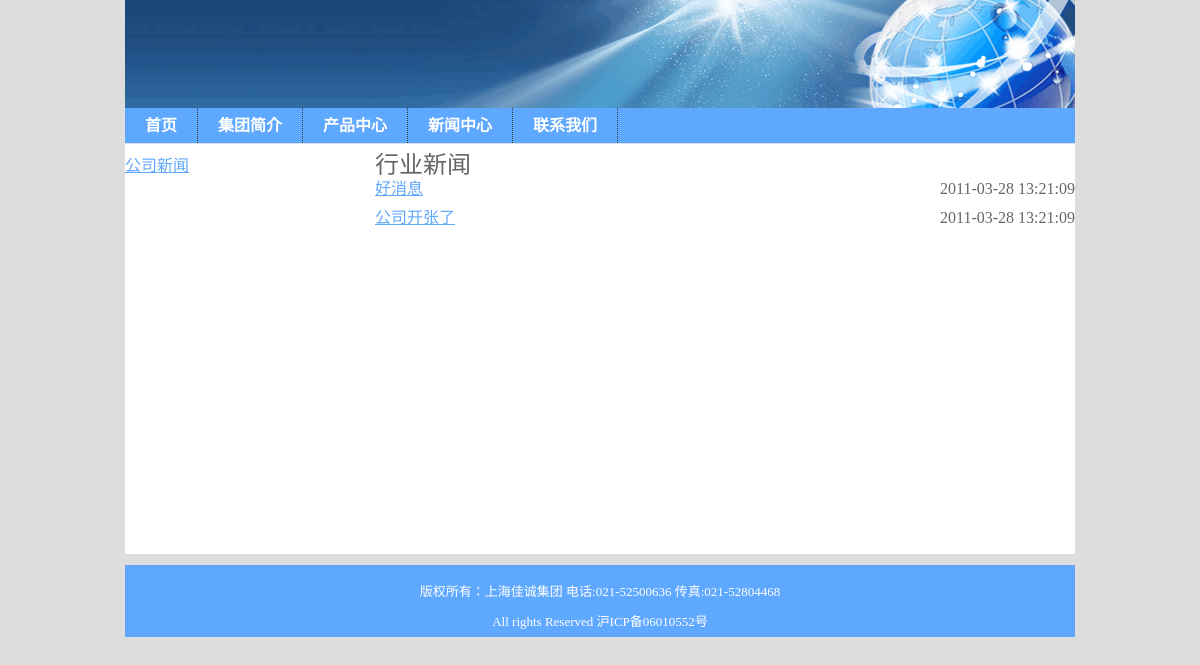
The app's page /index.php/news/industry, older data.
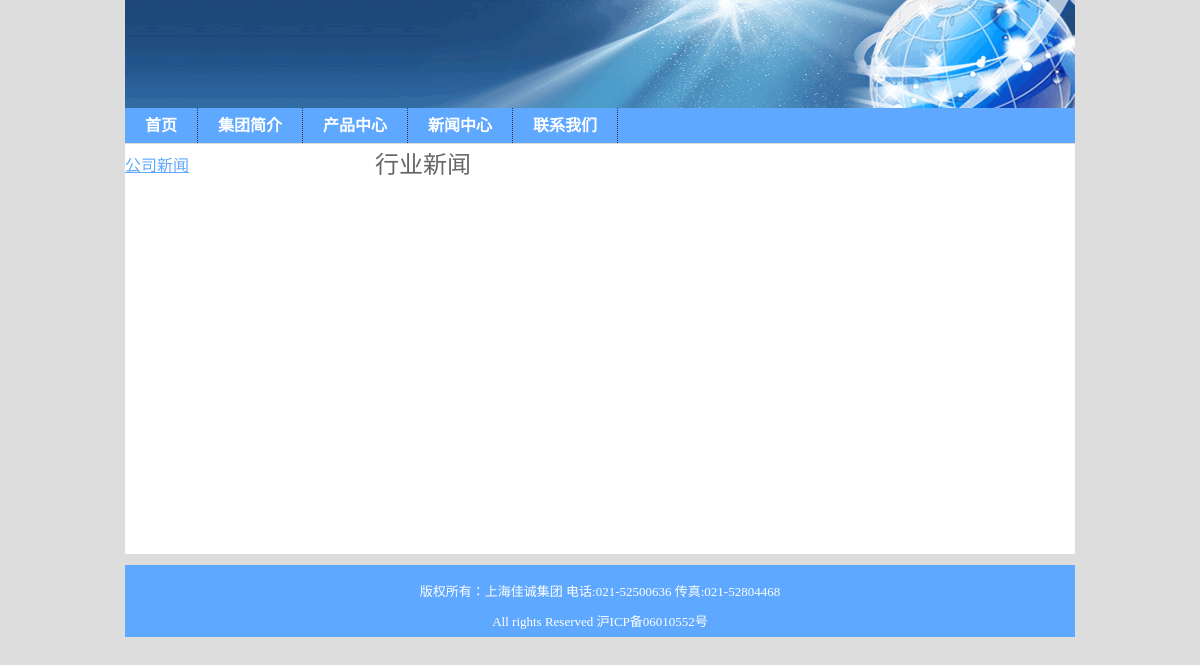
The same page, newer data.
### tables this page shows
CREATE TABLE `news` (
  `id` int(11) NOT NULL AUTO_INCREMENT,
  `title` varchar(255) NOT NULL,
  `news_category_id` int(11) NOT NULL,
  `content` text NOT NULL,
  `reading_count` int(11) DEFAULT '0',
  `author` varchar(255) NOT NULL,
  `created_at` datetime DEFAULT NULL,
  `updated_at` datetime DEFAULT NULL,
  PRIMARY KEY (`id`)
);

### application/core/MY_Controller.php (called while the page is built, shortened)
<?php if ( ! defined('BASEPATH')) exit('No direct script access allowed');
class MY_Controller extends CI_Controller {
    protected $data;
  	protected function render_view($view, $layout="application"){
  	  $this->data["view"] = $view;
  	  $this->load->view("/layouts/".$layout, $this->data);
  	}
}

### application/controllers/news.php (called while the page is built, shortened)
<?php if ( ! defined('BASEPATH')) exit('No direct script access allowed');
class News extends MY_Controller {
	function industry(){
        $config["per_page"] = "3";
        $this->data["news"] = $this->news->get($config["per_page"], $this->uri->segment(3));
        $this->render_view('news/industry_view');
	}
}

### index.php (called while the page is built, shortened)
<?php
require_once BASEPATH.'core/CodeIgniter'.EXT;

### application/models/news_model.php (called while the page is built, shortened)
<?php if ( ! defined('BASEPATH')) exit('No direct script access allowed');
class News_model extends CI_Model {
    function get($limit, $offset=0){
      if($offset == "")$offset = 0;
      $query = $this->db->query("SELECT news.id, title, author, reading_count, news.created_at,news_categories.name AS category_name FROM news inner join news_categories on news_categories.id = news.news_category_id  ORDER BY id DESC LIMIT $offset, $limit");
      return $query->result();
    }
}

### application/views/news/industry_view.php (the view, shortened to what this page needs)
<div id="sidebar">
      <?php echo anchor("/news", "公司新闻"); ?>
</div>
<div id="main">
    <h2>行业新闻</h2>
    <div>
        <ul>
              <?php foreach($news as $news_item): ?>
            <li class="news">
              <div>
                <span><?php echo $news_item->created_at; ?></span>
                <?php echo anchor("/news/show/".$news_item->id, $news_item->title); ?>
              </div>
            </li>
            <?php endforeach; ?>
        </ul>
    </div>
</div>

Row changes from the older to the newer data that the page shows:
removed news: created_at "2011-03-28 13:21:09", id+title "好消息"
removed news: created_at "2011-03-28 13:21:09", id+title "公司开张了"
